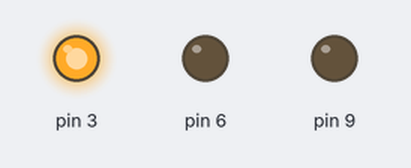
A sketch run on a simulated Arduino Uno, built with avr-gcc and run on an emulated ATmega328P. Shown: output pins drawn as LEDs (lit = HIGH).

Above: at 0.1 s.
At 1.1 s:
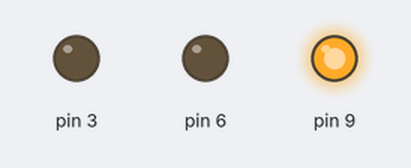
At 2.7 s:
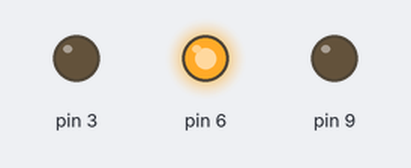
Timing chart, 0 to 3.0 s (numbered marks = the images above):
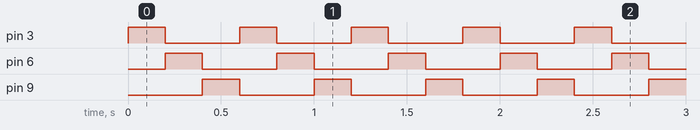

Measured:
- by itself, pin 3, pin 6, pin 9: alternates HIGH for 0.20 s and LOW for 0.40 s
- by itself, everything shown: repeats every 0.60 s, in 3 steps

The sketch:

20221207-armatostest.ino
```cpp
void setup(){
  Serial.begin(9600);
  pinMode(3,OUTPUT);
    pinMode(6,OUTPUT);
        pinMode(9,OUTPUT);


}

void bucleLed(){
  digitalWrite(3,HIGH);
  delay(200);
  digitalWrite(3,LOW);

    digitalWrite(6,HIGH);
  delay(200);
  digitalWrite(6,LOW);

    digitalWrite(9,HIGH);
  delay(200);
  digitalWrite(9,LOW);
}

void loop(){
bucleLed();
}
```
